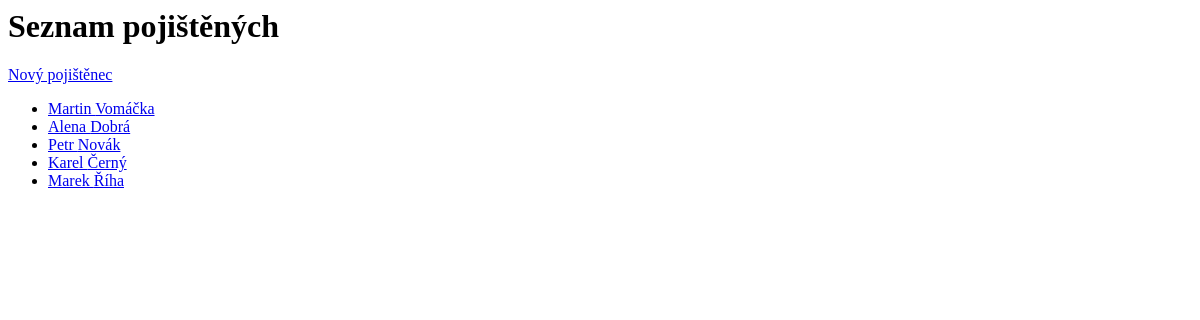
/pojisteni/, run on an earlier commit of the app's database.
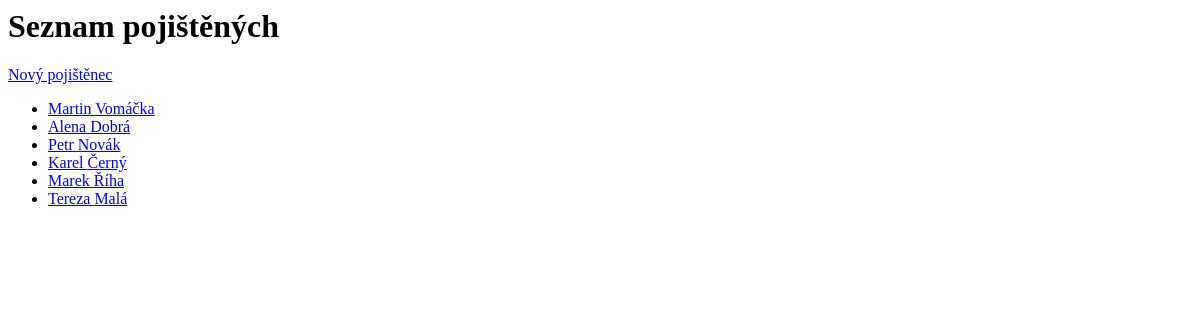
And on a later commit of the database.
### pojisteni/models.py (models this page shows, shortened)
class Pojisteny(models.Model):
    jmeno = models.CharField(max_length=100)
    prijmeni = models.CharField(max_length=100)
    email = models.EmailField()
    cislo_popisne = models.CharField(max_length=10)
    telefon = models.CharField(max_length=20)
    ulice = models.CharField(max_length=100)
    psc = models.CharField(max_length=10)
    mesto = models.CharField(max_length=100)

### pojisteni/views.py (the view)
# urls.py: path('', views.seznam_pojistenych, name='seznam_pojistenych'),
def seznam_pojistenych(request):
    pojisteni = Pojisteny.objects.all()
    return render(request, 'seznam_pojistenych.html', {'pojisteni': pojisteni})

### pojisteni/templates/seznam_pojistenych.html
{% block content %}
    <h1>Seznam pojištěných</h1>
    <a href="{% url 'novy_pojisteny' %}" class="btn btn-primary">Nový pojištěnec</a>
    <ul>
    {% for pojisteny in pojisteni %}
        <li><a href="{% url 'detail_pojisteneho' pojisteny.pk %}">{{ pojisteny.jmeno }} {{ pojisteny.prijmeni }}</a></li>
    {% endfor %}
    </ul>
{% endblock %}

What changed in the data, as far as the page shows it:
added Pojisteny: jmeno "Tereza", prijmeni "Malá"
